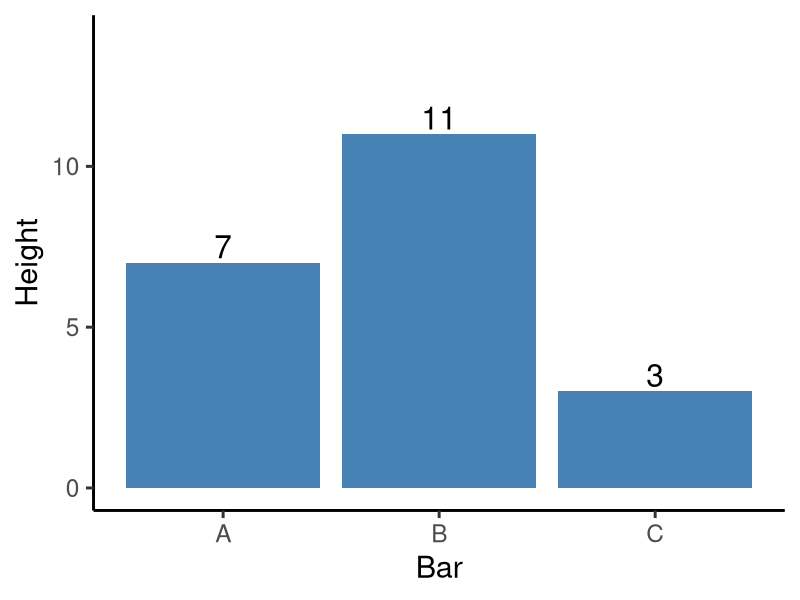

Reproduce this figure in R.
library(ggplot2)
set.seed(0)
d <- data.frame(label=c("A","B","C"), value=c(7,11,3))
p <- ggplot(d,aes(label,value)) + geom_col(fill="steelblue") + geom_text(aes(label=value),vjust=-0.2,size=8) + ylim(0,14) + theme_classic(base_size=22) + labs(x="Bar",y="Height")
ggsave("fixture.png",p,width=6,height=4,dpi=120)
writeLines(capture.output(sessionInfo()),"sessionInfo.txt")
